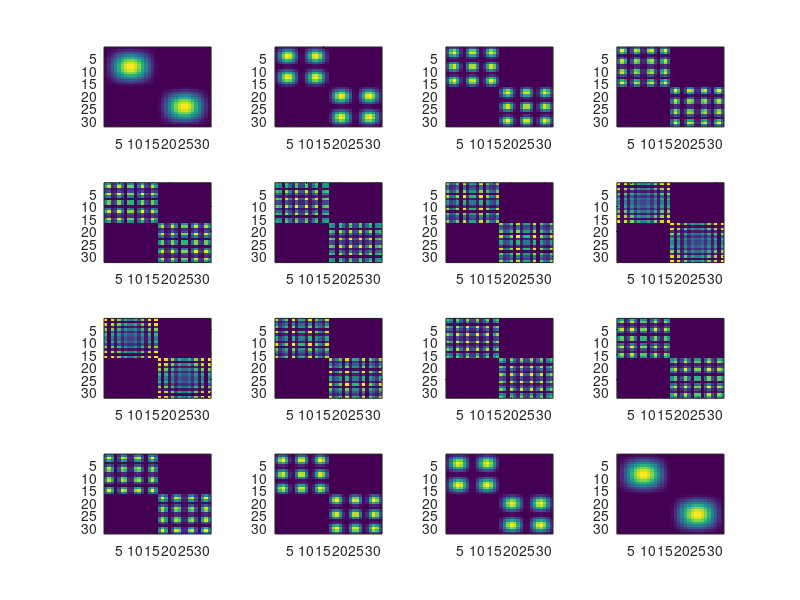

Write the MATLAB code that produced this figure.
%20171031
%Compute integrable of motion of integrable model, diagonalizing in
%fermion picture
%H_Ising=-gZ-JXX
%H_Kitaev=-JXX for even and -gYY for odd
clear

model='Ising';
bc='open';
pl=true;

N_spin=16;
J=1;
% for pp=0.1:0.1:1.5
%     g=pp;
%t=0.16*12;
g=10;
if strcmp(model,'Kitaev')
    H11=zeros(N_spin,N_spin);
    H12=H11;
    for p=1:N_spin-1
        if mod(p,2)==1
            H12(p,p+1)=g;
            H11(p,p+1)=-g;
        else
            H12(p,p+1)=-J;
            H11(p,p+1)=-J;
        end
    end
    H11=H11+H11';
    H12=H12-H12';
    H=[H11,H12;H12',-H11];
end


if strcmp(model,'Ising')
    H11=diag(ones(1,N_spin-1),1);
    if strcmp(bc,'periodic')
        H11(1,N_spin)=-1;
    end
    H12=H11-transpose(H11);
    if strcmp(bc,'periodic')
        H12(1,N_spin)=1;
        H12(N_spin,1)=-1;
    end
    H11=H11+transpose(H11);
    H=-J/2*[H11,H12;
        -H12,-H11];
    H=H+g*diag([-ones(1,N_spin),ones(1,N_spin)]);
end
[V,D]=eig(H); %V'*H*V=D

%IOM=zeros(2*N_spin,2*N_spin,2*N_spin);

N_plot=ceil(sqrt(N_spin));

if pl
    figure(1)
end
%
A=0;
B=0;

for p=1:N_spin
    d1=zeros(2*N_spin,2*N_spin);
    d1(p,p)=-1;
    d1(2*N_spin+1-p,2*N_spin+1-p)=1;
    IOM=V*d1*V';
    %     PX=[zeros(N_spin,N_spin),eye(N_spin);
    %        eye(N_spin),zeros(N_spin,N_spin)];
    %     IOM=V(:,p)*V(:,p)'-PX*V(:,p)*V(:,p)'*PX;
    %rho11=IOM(1:N_spin,1:N_spin,p);
    rho11=IOM(1:N_spin,1:N_spin);
    %rho12=IOM(1:N_spin,(N_spin+1):(2*N_spin),p);
    rho12=IOM(1:N_spin,(N_spin+1):(2*N_spin));
    A=A+trace(rho11*rho11');
    B=B+trace(rho12*rho12');
        if pl
            subplot(N_plot,N_plot,p)
            image(abs(IOM).^2,'CDataMapping','scaled')
        end
end

% sz=[1,0;0,-1];
% SZ=kron(sz,eye(N_spin));
% U=zeros(2*N_spin,2*N_spin);
%
% for p=1:N_spin
%     U(p,p)=(-1)^p;
%     U(N_spin+p,N_spin+p)=(-1)^p;
% end

